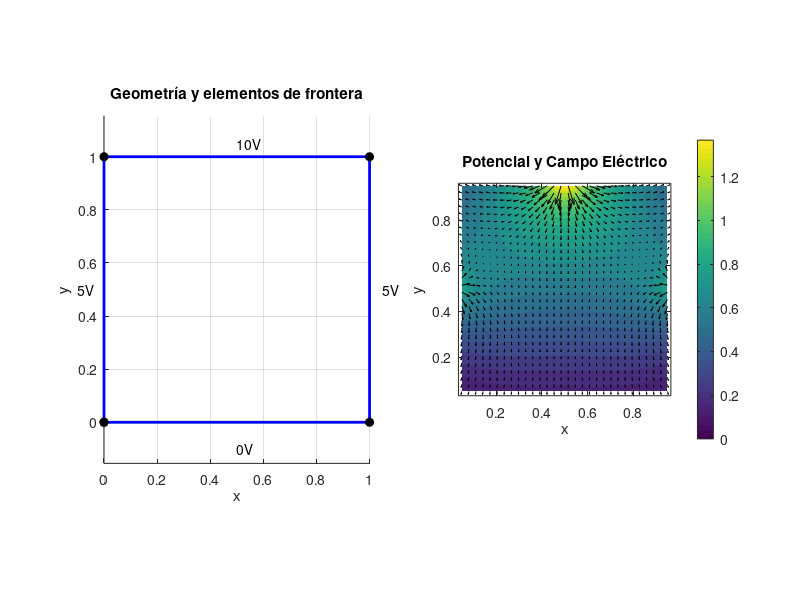

Here is the MATLAB script that generated this plot:
% =========================================================================
% MÉTODO DE LOS ELEMENTOS DE FRONTERA (BEM)
% Problema Electrostático: ∇²φ = 0 (Laplace)
% =========================================================================

clear; clc; close all;

fprintf('============================================================\n');
fprintf('  MÉTODO DE ELEMENTOS DE FRONTERA (BEM)\n');
fprintf('  Problema Electrostático: ∇²φ = 0\n');
fprintf('============================================================\n\n');

% =========================================================================
% PASO 1: DEFINICIÓN DE LA GEOMETRÍA
% =========================================================================
fprintf('PASO 1: Definición de la Geometría\n');
fprintf('------------------------------------------------------------\n');

% Definir 5 nodos en la frontera (cuadro cerrado)
nodes = [
    0.0, 0.0;   % Nodo 1
    1.0, 0.0;   % Nodo 2
    1.0, 1.0;   % Nodo 3
    0.0, 1.0;   % Nodo 4
    0.0, 0.0    % Nodo 5 (cierra el contorno)
];

n_nodes = size(nodes, 1);
n_elements = n_nodes - 1;  % 4 elementos

% Conectividad
elements = zeros(n_elements, 2);
for i = 1:n_elements
    elements(i,:) = [i, i+1];
end

fprintf('Número de nodos: %d\n', n_nodes);
fprintf('Número de elementos de frontera: %d\n\n', n_elements);

% Potencial conocido en la frontera (condición de Dirichlet)
phi_boundary = [0; 0; 10; 10; 0];  % Diferentes valores en cada lado

fprintf('Condiciones de frontera (potencial conocido):\n');
for i = 1:n_nodes
    fprintf('  Nodo %d: φ = %.1f V\n', i, phi_boundary(i));
end

% =========================================================================
% PASO 2: FUNCIÓN DE GREEN
% =========================================================================
fprintf('\n============================================================\n');
fprintf('PASO 2: Función de Green\n');
fprintf('============================================================\n\n');

fprintf('Función de Green para 2D:\n');
fprintf('  G(r, r'') = -1/(2π) * ln(|r - r''|)\n\n');

green_function = @(r, r_prime) -log(max(norm(r - r_prime), 1e-10)) / (2*pi);

% =========================================================================
% PASO 3: MATRIZ DE INTERACCIÓN [Z]
% =========================================================================
fprintf('============================================================\n');
fprintf('PASO 3: Construcción de la Matriz [Z]\n');
fprintf('============================================================\n\n');

% Puntos de colocación (centros de los elementos)
collocation_points = zeros(n_elements, 2);
for i = 1:n_elements
    node1 = nodes(elements(i,1), :);
    node2 = nodes(elements(i,2), :);
    collocation_points(i,:) = (node1 + node2) / 2;
end

Z = zeros(n_elements, n_elements);
for m = 1:n_elements
    for n = 1:n_elements
        r_obs = collocation_points(m,:);
        node1 = nodes(elements(n,1), :);
        node2 = nodes(elements(n,2), :);
        length_n = norm(node2 - node1);
        r_source = (node1 + node2) / 2;
        G = green_function(r_obs, r_source);
        Z(m,n) = G * length_n;
    end
end

fprintf('✓ Matriz Z calculada\n');
disp(Z);

% =========================================================================
% PASO 4: VECTOR DEL LADO DERECHO [V]
% =========================================================================
fprintf('============================================================\n');
fprintf('PASO 4: Vector del Lado Derecho [V]\n');
fprintf('============================================================\n\n');

V = zeros(n_elements, 1);
for m = 1:n_elements
    node1_idx = elements(m,1);
    node2_idx = elements(m,2);
    V(m) = (phi_boundary(node1_idx) + phi_boundary(node2_idx)) / 2;
end

fprintf('Vector V:\n');
disp(V);

% =========================================================================
% PASO 5: SOLUCIÓN DEL SISTEMA [Z][C] = [V]
% =========================================================================
fprintf('============================================================\n');
fprintf('PASO 5: Solución del Sistema Lineal\n');
fprintf('============================================================\n\n');

C = Z \ V;
fprintf('Coeficientes de densidad de carga C:\n');
disp(C);

% =========================================================================
% PASO 6: RECONSTRUCCIÓN DEL POTENCIAL
% =========================================================================
fprintf('============================================================\n');
fprintf('PASO 6: Cálculo del Potencial Interno\n');
fprintf('============================================================\n\n');

x_range = linspace(0.05, 0.95, 30);
y_range = linspace(0.05, 0.95, 30);
[X, Y] = meshgrid(x_range, y_range);
phi_internal = zeros(size(X));

for i = 1:size(X, 1)
    for j = 1:size(X, 2)
        r_obs = [X(i,j), Y(i,j)];
        phi_point = 0;
        for n = 1:n_elements
            node1 = nodes(elements(n,1), :);
            node2 = nodes(elements(n,2), :);
            r_source = (node1 + node2)/2;
            length_n = norm(node2 - node1);
            G = green_function(r_obs, r_source);
            phi_point = phi_point + C(n)*G*length_n;
        end
        phi_internal(i,j) = phi_point;
    end
end

fprintf('✓ Potencial calculado en el dominio interno\n');

% =========================================================================
% PASO 7: CÁLCULO DEL CAMPO ELÉCTRICO
% =========================================================================
[Ex, Ey] = gradient(-phi_internal);

% =========================================================================
% VISUALIZACIONES
% =========================================================================
figure('Position',[100 100 1500 800]);

subplot(1,2,1);
hold on; grid on; axis equal;
title('Geometría y elementos de frontera');
for i = 1:n_elements
    node1 = nodes(elements(i,1), :);
    node2 = nodes(elements(i,2), :);
    plot([node1(1), node2(1)], [node1(2), node2(2)], 'b-', 'LineWidth',2);
end
plot(nodes(:,1), nodes(:,2), 'ko','MarkerFaceColor','k');
xlabel('x'); ylabel('y');
text(0.5, -0.1, '0V', 'FontSize',10);
text(1.05, 0.5, '5V', 'FontSize',10);
text(0.5, 1.05, '10V', 'FontSize',10);
text(-0.1, 0.5, '5V', 'FontSize',10);

subplot(1,2,2);
contourf(X, Y, phi_internal, 20, 'LineColor','none');
colorbar; title('Distribución del Potencial φ(x,y)');
xlabel('x'); ylabel('y');
axis equal tight;
hold on;
quiver(X, Y, Ex, Ey, 2, 'k');
title('Potencial y Campo Eléctrico');
